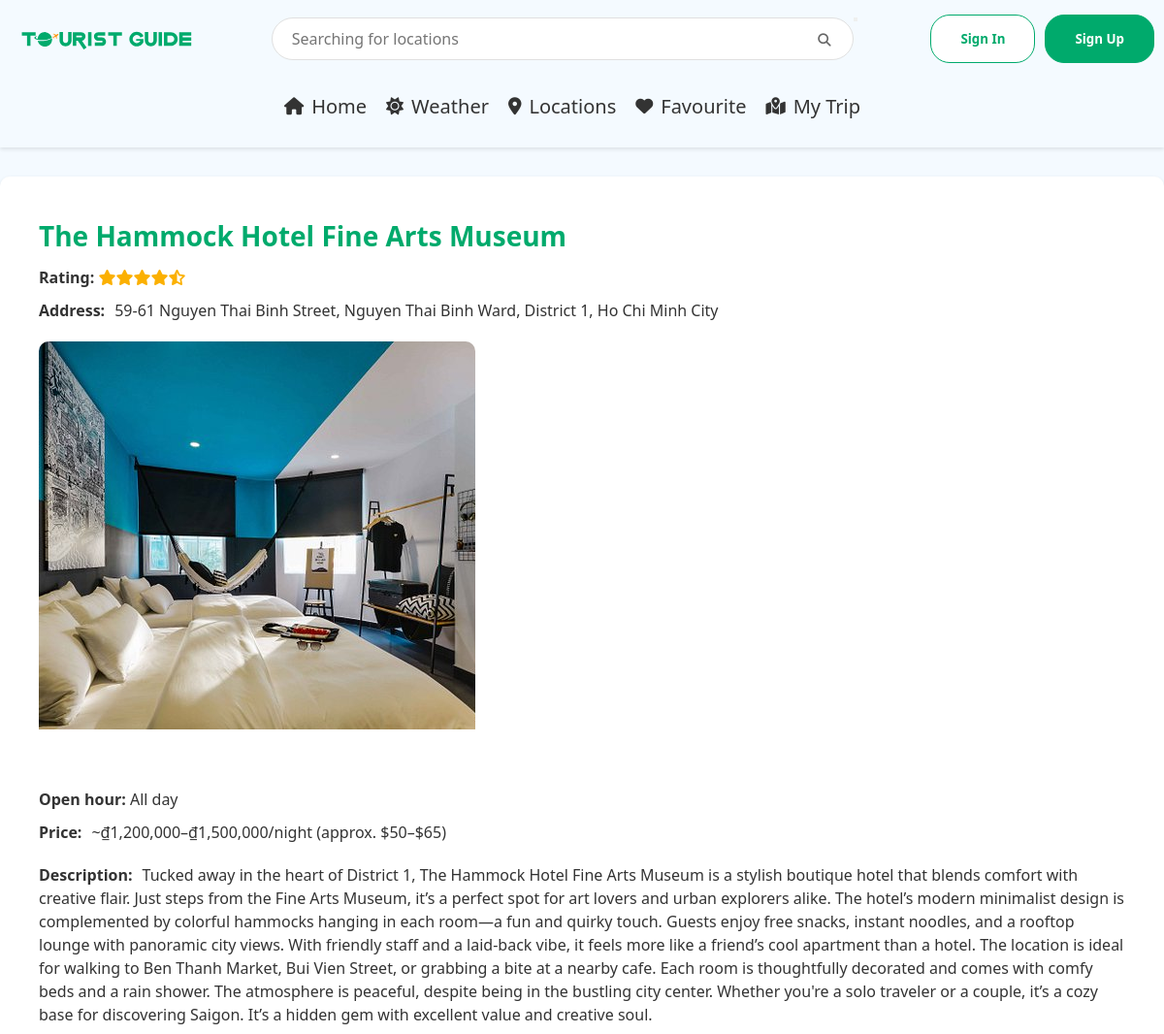
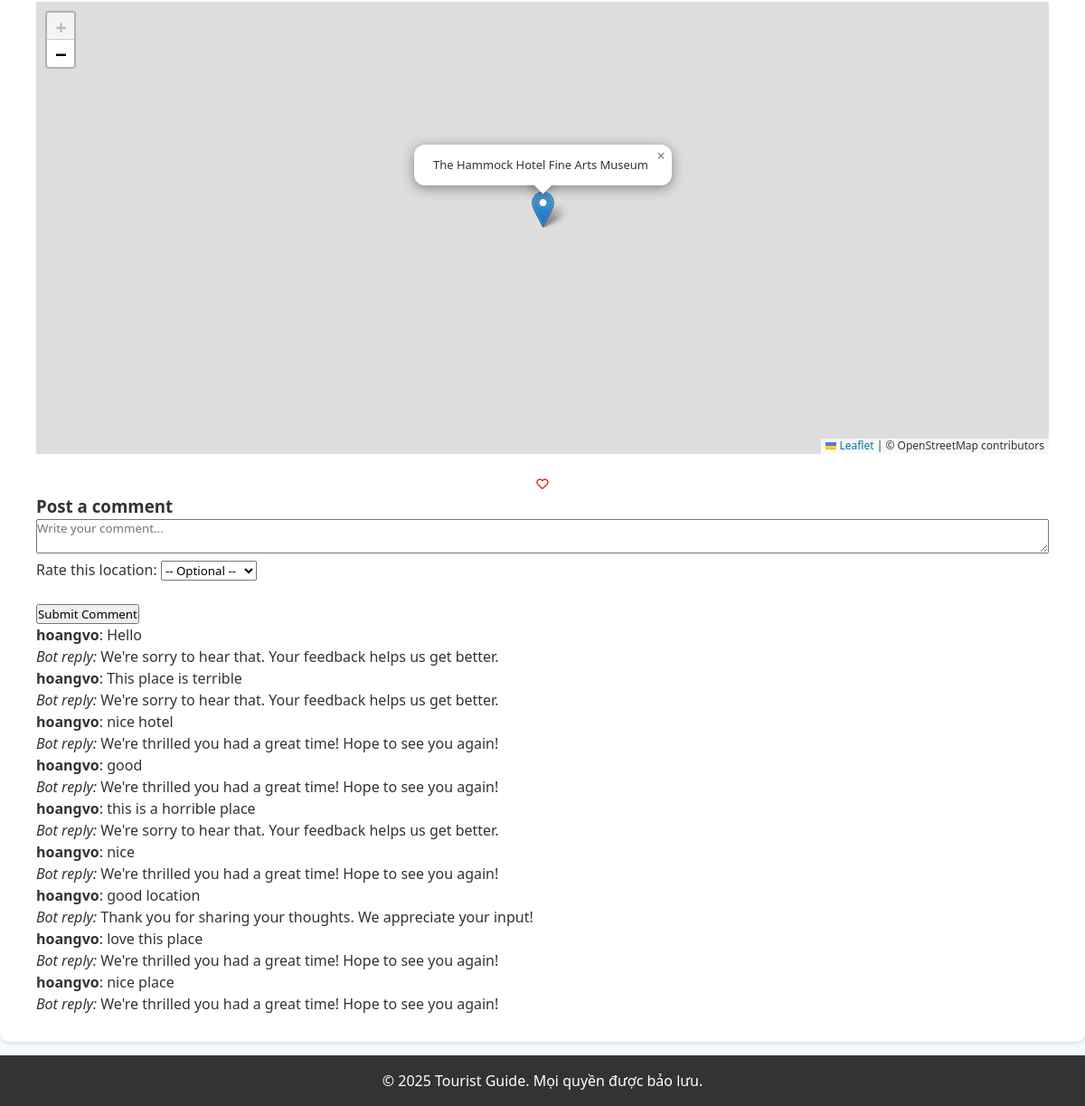
Screenshot of /AC001/ with the database file from the repository (2 pictures, top to bottom).
### location/models.py (models this page shows, shortened)
class Location(models.Model):
    loc = models.ForeignKey(Location_List, on_delete = models.CASCADE, null = True, blank = True)
    code = models.CharField(max_length=10, unique=True)
    location = models.CharField(max_length = 64)
    type = models.CharField(max_length=13, default = "")
    tags = models.TextField(default = "")
    rating = models.FloatField(default = 5)
    open_time = models.TimeField(default = time(0,0))
    close_time = models.TimeField(default = time(23,59))
    ticket_info = models.CharField(max_length = 100, default = "")
    address = models.CharField(max_length = 100, default = "")
    image_path = models.CharField(max_length=255, default='')
    description = models.TextField(default="")
    long_description = models.TextField(default="")
    coordinate = models.CharField(max_length = 40, default = "")

class Comment(models.Model):
    user = models.ForeignKey(User, on_delete=models.CASCADE, related_name='comments')
    location = models.ForeignKey(Location, on_delete=models.CASCADE, related_name='comments')
    content = models.TextField()
    rating = models.IntegerField(null=True, blank=True)
    created_at = models.DateTimeField(auto_now_add=True)
    updated_at = models.DateTimeField(auto_now=True)
    is_edited = models.BooleanField(default=False)
    is_flagged = models.BooleanField(default=False)
    bot_reply = models.TextField(blank=True, null=True)
    parent = models.ForeignKey('self', on_delete=models.CASCADE, null=True, blank=True, related_name='replies')
    class Meta:
        ordering = ['-created_at']  # Show newest comments first

### location/views.py (the view)
# urls.py: path('<str:location_code>/',views.display_location, name='display_location'),
def display_location(request, location_code):
    if request.method == 'POST':
        content = request.POST.get('content', '').strip()
        rating = request.POST.get('rating')
        location = get_object_or_404(Location, code=location_code)
        if not content:
            return redirect('display_location', location_code=location_code)
        bot_reply = "Thanks for your comment!"  # Default fallback reply
        if not rating:
            sentiment = predict_sentiment(content)
            if sentiment == "positive":
                bot_reply = "We're thrilled you had a great time! Hope to see you again!"
                rating = 4
            elif sentiment == "negative":
                bot_reply = "We're sorry to hear that. Your feedback helps us get better."
                rating = 2
            else:
                bot_reply = "Thank you for sharing your thoughts. We appreciate your input!"
                rating = 3
        else:
            rating = int(rating)
            if rating == 5:
                bot_reply = "Awesome! We're thrilled you loved it!"
            elif rating == 4:
                bot_reply = "Great! Glad you had a good time."
            elif rating == 3:
                bot_reply = "Thanks! We'll try to make your next visit even better."
            elif rating == 2:
                bot_reply = "Sorry to hear that. We hope things improve."
            elif rating == 1:
                bot_reply = "We sincerely apologize. Your feedback is valuable to us."
            else:
                bot_reply = "Thanks for your feedback!"
        Comment.objects.create(
            location=location,
            user=request.user,
            content=content,
            rating=rating,
            bot_reply=bot_reply
        )
        return redirect('display_location', location_code=location_code)
    else:
        look_up = get_object_or_404(Location, code=location_code)
        comments = Comment.objects.filter(location=look_up).prefetch_related('replies')
        rating = round(look_up.rating * 2) / 2
        full_stars = int(rating)
        has_half = (rating - full_stars) >= 0.5
        star_html = '<i class="fas fa-star"></i>' * full_stars
        if has_half:
            star_html += '<i class="fas fa-star-half-alt"></i>'
            empty_stars = 5 - full_stars - 1
        else:
            empty_stars = 5 - full_stars
        star_html += '<i class="far fa-star"></i>' * empty_stars
        if request.user.is_authenticated and look_up.loc and look_up.loc.user == request.user:
            favourite_symbol = '<i class="fa-solid fa-heart"></i>'
        else:
            favourite_symbol = '<i class="fa-regular fa-heart"></i>'
        lat, long = look_up.coordinate.split(", ")
        open_time = look_up.open_time.strftime("%H:%M")
        close_time = look_up.close_time.strftime("%H:%M")
        if open_time == "00:00" and close_time == "23:59":
            open_time = "All day"
        elif look_up.close_time < look_up.open_time:
            open_time = f"{open_time} - {close_time} (The next day)"
        else:
            open_time = f"{open_time} - {close_time}"
        comments = Comment.objects.filter(location=look_up, parent=None).prefetch_related('replies').order_by('-created_at')
        return render(request, "display_location/display.html", {
            "code": look_up.code,
            "location_name": look_up.location,
            "type": look_up.type,
            "open_time": open_time,
            "ticket_info": look_up.ticket_info,
            "address": look_up.address,
            "image_path": look_up.image_path,
            "long_description": look_up.long_description,
            "favourite_symbol": favourite_symbol,
            "lat": lat,
            "long": long,
            "star_html": star_html,
            "comments": comments,
            "location_obj": look_up  # needed for POST form
        })

### location/templates/display_location/display.html (shortened to what this page needs)
{% extends "layout/layout.html" %}
{% load static %}
{% block css %}
<link rel="stylesheet" href="{% static 'css/display_location.css' %}">
<link rel="stylesheet" href="https://unpkg.com/leaflet/dist/leaflet.css" />
<link rel="stylesheet" href="{% static 'css/display_location.css' %}?v={{ timestamp }}">
{% endblock %}
{% block body %}
<div class="location-container">
    <div class="location-name">
        {{ location_name }}
    </div>
    <div class="location-rating">
        <strong>Rating:</strong> {{ star_html|safe }}
    </div>
    <div class="location-address">
        <strong>Address:</strong>{{ address }}
    </div>
    <div class="image-block">
        <div class="location-img">
            <img src="{% static image_path %}" alt="{{ location.name }}">
        </div>
    </div>
    <div class="time-block">
        <strong>Open hour: </strong> {{ open_time }}
    </div>
    <div class="location-ticket-info">
        <strong>Price:</strong>{{ ticket_info }}
    </div>
    <div class="location-description">
        <strong>Description:</strong>{{ long_description }}
    </div>
    <div id="map"></div>
    <div class="favourite-block">
        <div class="favourite-location">
            <form method="post" action="{% url 'locations' %}" class="fav-form" style="display:inline;">
                <button type="submit" style="background: none; border: none; padding: 0; cursor: pointer;">
                    {{ favourite_symbol|safe }}
                </button>
            </form>
        </div>
    </div>
    <h3>Post a comment</h3>
    <form id="comment-form">
        <textarea name="content" placeholder="Write your comment..." required></textarea>
        <label for="rating">Rate this location:</label>
        <select name="rating" id="rating">
            <option value="">-- Optional --</option>
        </select>
        <br><br>
        <button type="submit">Submit Comment</button>
    </form>
    {% for comment in comments %}
        <div class="comment">
            <p><strong>{{ comment.user.username }}</strong>: {{ comment.content }}</p>
            <p><em>Bot reply:</em> {{ comment.bot_reply }}</p>
        </div>
    {% endfor %}
</div>
{% endblock %}

### location/static/css/layout.css (style rules this page uses)
* { margin: 0; padding: 0; box-sizing: border-box; font-family: 'Segoe UI', Tahoma, Geneva, Verdana, sans-serif; }
html, body { width: 100%; height: 100%; overflow-x: hidden; }
body { background-color: #f4faff; color: #333; min-height: 100vh; }

### location/static/css/display_location.css (style rules this page uses)
body { line-height: 1.5; }
.location-container { display: flex; flex-direction: column; margin: 30px auto 15px auto; width: 100%; max-width: 1200px; padding: 30px 40px; background-color: white; border-radius: 10px; box-shadow: 0px 2px 5px rgba(0, 0, 0, 0.1); }
.location-name { text-align: left; flex: 9; color: #00aa6c; font-size: 28px; font-weight: bold; margin-top: 10px; margin-bottom: 10px; }
.location-rating i { color: #fbb002; }
.image-block { display: block; width: 450px; height: 450px; margin-top: 10px; margin-bottom: 10px; }
.location-img { width: 450px; height: 450px; border-radius: 10px; overflow: hidden; background-size: cover; background-position: center; }
.location-address { display: flex; margin-top: 10px; margin-bottom: 10px; align-items: center; list-style: none; }
.location-ticket-info { margin-top: 10px; margin-bottom: 10px; }
.location-ticket-info strong { margin-right: 10px; }
.location-description { margin: 0 auto; margin-top: 10px; margin-bottom: 10px; }
.location-description strong { margin-right: 10px; }
.location-address strong { margin-right: 10px; }
.favourite-block { display: block; margin-top: 20px; }
.favourite-location { flex: 1; align-items: top; text-align: center; }
.favourite-location i { color: red; }

### location/templates/display_location/display.html (style rules this page uses)
#map { height: 500px; width: 100%; }
textarea { width: 100%; resize: vertical; }

### rows the page displays
Location: location "The Hammock Hotel Fine Arts Museum", address "59-61 Nguyen Thai Binh Street, Nguyen Thai Binh Ward, District 1, Ho Chi Minh City", image_path (picture), ticket_info "~₫1,200,000–₫1,500,000/night (approx. $50–$65)", long_description "Tucked away in the heart of District 1, The Hammock Hotel Fine Arts Museum is a stylish boutique hotel that blends comfort with creative flair. Just steps from the Fine Arts Museum, it’s a perfect spot for art lovers and urban explorers alike. The hotel’s modern minimalist design is complemented by colorful hammocks hanging in each room—a fun and quirky touch. Guests enjoy free snacks, instant noodles, and a rooftop lounge with panoramic city views. With friendly staff and a laid-back vibe, it feels more like a friend’s cool apartment than a hotel. The location is ideal for walking to Ben Thanh Market, Bui Vien Street, or grabbing a bite at a nearby cafe. Each room is thoughtfully decorated…"
Comment: user.username "hoangvo", content "Hello", bot_reply "We're sorry to hear that. Your feedback helps us get better."
Comment: user.username "hoangvo", content "This place is terrible", bot_reply "We're sorry to hear that. Your feedback helps us get better."
Comment: user.username "hoangvo", content "nice hotel", bot_reply "We're thrilled you had a great time! Hope to see you again!"
Comment: user.username "hoangvo", content "good", bot_reply "We're thrilled you had a great time! Hope to see you again!"
Comment: user.username "hoangvo", content "this is a horrible place", bot_reply "We're sorry to hear that. Your feedback helps us get better."
Comment: user.username "hoangvo", content "nice", bot_reply "We're thrilled you had a great time! Hope to see you again!"
Comment: user.username "hoangvo", content "good location", bot_reply "Thank you for sharing your thoughts. We appreciate your input!"
Comment: user.username "hoangvo", content "love this place", bot_reply "We're thrilled you had a great time! Hope to see you again!"
Comment: user.username "hoangvo", content "nice place", bot_reply "We're thrilled you had a great time! Hope to see you again!"

### other values shown
{{ open_time }} "All day"
